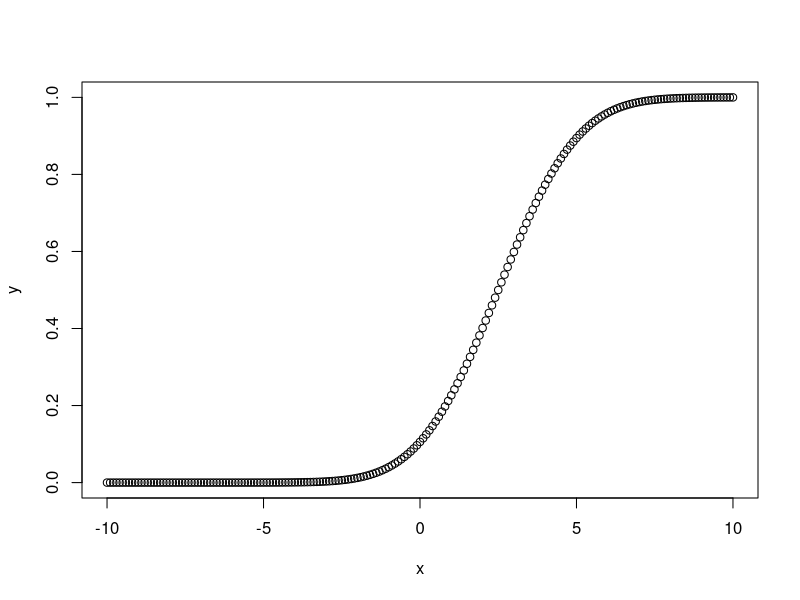

Write the R code that produced this figure.

library('ggplot2')

# The pnorm() function calculates the cumulative probability up to a given quantile.
# creating a sequence of values
# between -10 to 10 with a difference of 0.1
x <- seq(-10, 10, by=0.1)

y <- pnorm(x, mean = 2.5, sd = 2)

# output to be present as PNG file
png(file="pnormExample.png")

# Plot the graph.
plot(x, y)

# saving the file
dev.off() 
